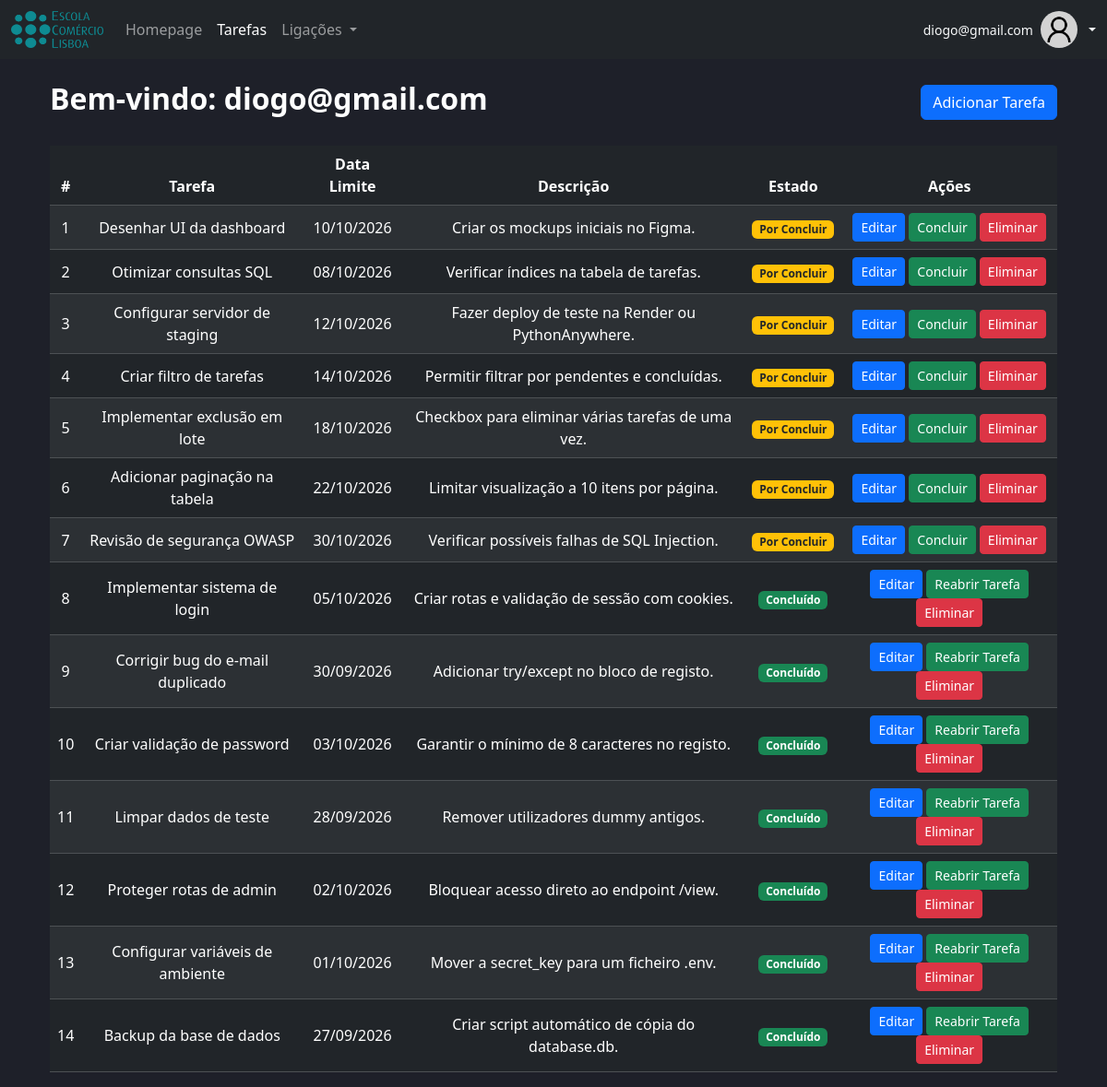
Page /tarefas/diogo@gmail.com (signed in) on the earlier database version.
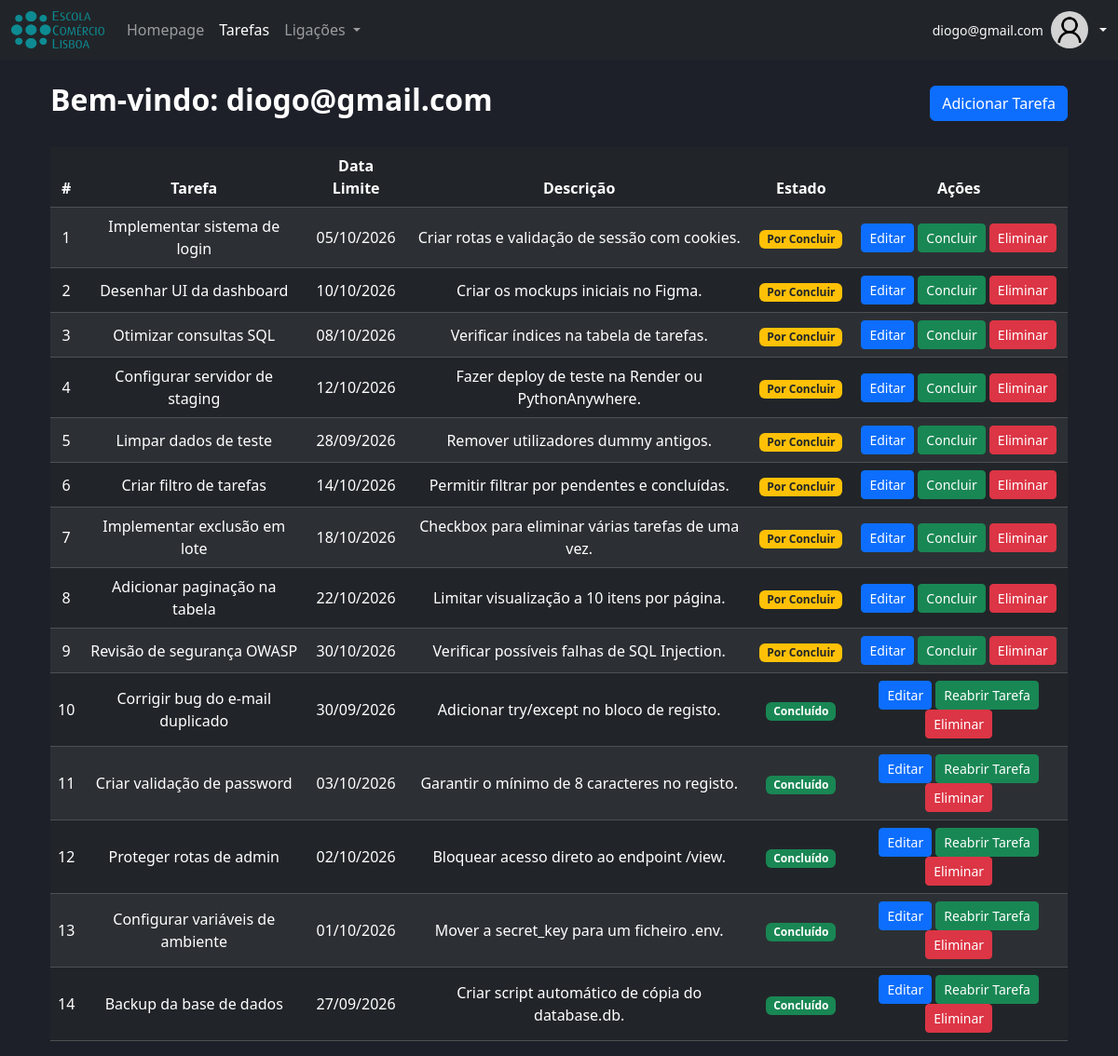
Same page on the later database version.
### main.py (models this page shows, shortened)
class Tarefas(db.Model):
    __tablename__ = 'tarefas'
    id = db.Column(db.Integer, primary_key=True, autoincrement=True)
    tarefa = db.Column(db.String(100), nullable=False)
    dataLimite = db.Column(db.DateTime)
    descricao = db.Column(db.String(255))
    estado = db.Column(db.Boolean, default=False)
    idUtilizador = db.Column(db.Integer, db.ForeignKey('users.id'), nullable=False)

### main.py (the view, shortened to what this page needs)
@app.route('/tarefas/<email>', methods=['GET', 'POST'])
def tarefas(email):
    if "user" not in session:
        flash("Tem de efetuar o login.")
        return redirect(url_for('login'))
    if session["user"] != email:
        flash("Acesso não autorizado.")
        return redirect(url_for('tarefas', email=session["user"]))
    utilizador = Users.query.filter_by(email=email).first_or_404()
    lista_tarefas = Tarefas.query.filter_by(idUtilizador=utilizador.id).order_by(Tarefas.estado.asc()).all()
    return render_template('tarefas.html', email=utilizador.email, tarefas=lista_tarefas)

### templates/tarefas.html (shortened to what this page needs)
{% extends "base.html" %}
{% block content %}
    <div class="container mt-4">
        <div class="d-flex justify-content-between align-items-center mb-4">
            <h2>Bem-vindo: {{ email }}</h2>
            <button class="btn btn-primary" type="button" data-bs-toggle="modal" data-bs-target="#AdicionarTarefa">
                Adicionar Tarefa
            </button>
        </div>
        <table class="table table-dark table-striped mt-3 align-middle">
            <thead>
                <tr>
                    <th scope="col">#</th>
                    <th scope="col">Tarefa</th>
                    <th scope="col">Data Limite</th>
                    <th scope="col">Descrição</th>
                    <th scope="col">Estado</th>
                    <th>Ações</th>
                </tr>
            </thead>
            <tbody>
    {% for t in tarefas %}
    <tr>
        <td>{{ loop.index }}</td>
        <td>{{ t.tarefa }}</td>
        <td>
            {% if t.dataLimite and t.dataLimite.strftime %}
                {{ t.dataLimite.strftime('%d/%m/%Y') }}
            {% else %}
                <span class="text-muted"></span>
            {% endif %}
        </td>
        <td>{{ t.descricao or '' }}</td>
        <td>
            {% if t.estado %}
                <span class="badge bg-success">Concluído</span>
            {% else %}
                <span class="badge bg-warning text-dark">Por Concluir</span>
            {% endif %}
        </td>
        <td>
            <button class="btn btn-sm btn-primary" data-bs-toggle="modal" data-bs-target="#modalEditar{{ t.id }}">
                Editar
            </button>
            <a href="{{ url_for('concluir_tarefa', id=t.id) }}" class="btn btn-sm btn-success">
                {% if t.estado %}Reabrir Tarefa{% else %}Concluir{% endif %}
            </a>
            <button class="btn btn-sm btn-danger" data-bs-toggle="modal" data-bs-target="#modalEliminar{{ t.id }}">
                Eliminar
            </button>
        </td>
    </tr>
    {% else %}
    <tr>
        <td colspan="6" class="text-center text-muted">Nenhuma tarefa encontrada.</td>
    </tr>
    {% endfor %}
</tbody>
        </table>
    </div>
{% endblock %}

Differences in the rows shown:
changed Tarefas "Implementar sistema de login": estado "Concluído Reabrir Tarefa" → "Por Concluir Concluir"; moves up the list
changed Tarefas "Limpar dados de teste": estado "Concluído Reabrir Tarefa" → "Por Concluir Concluir"; moves up the list
